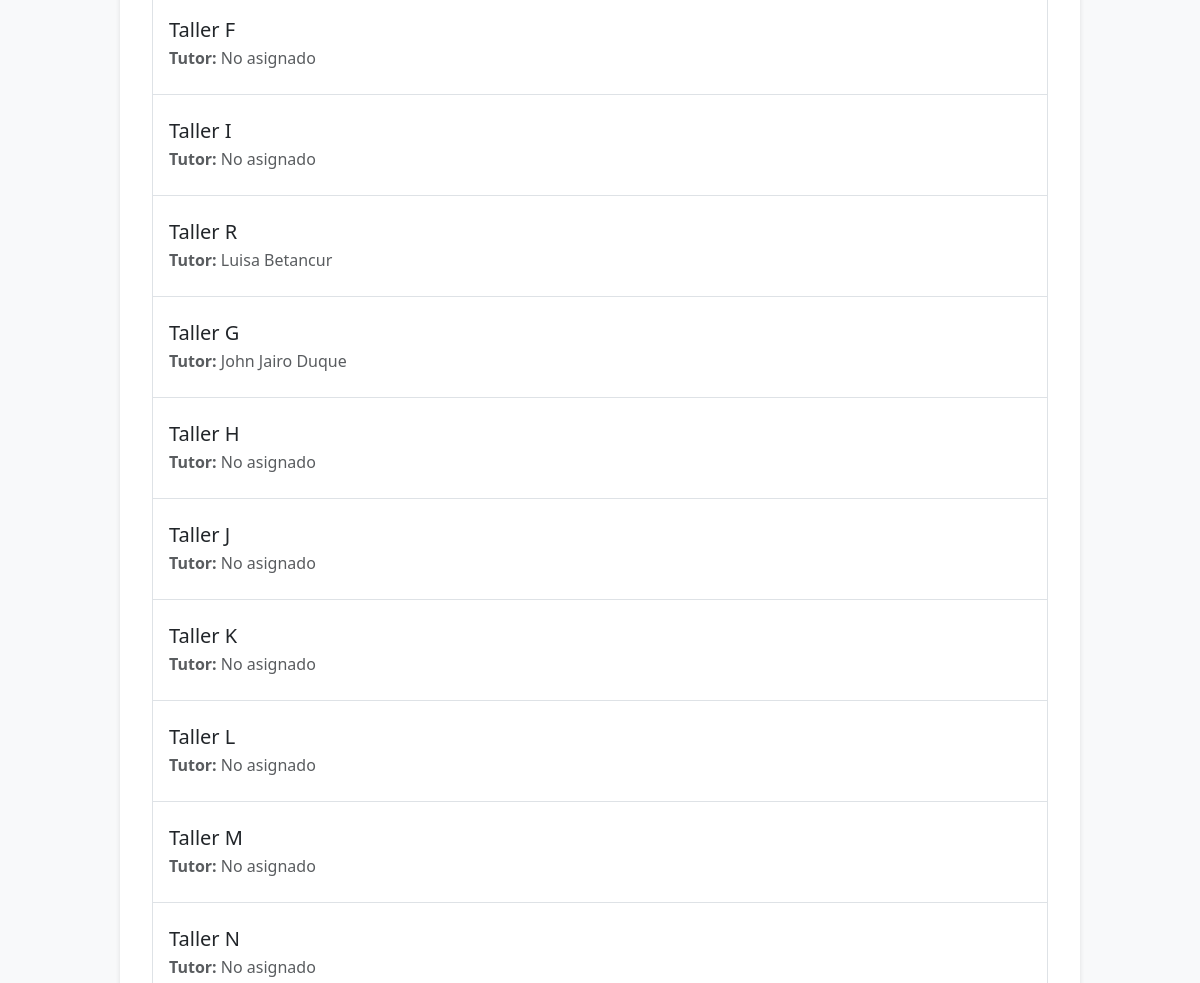
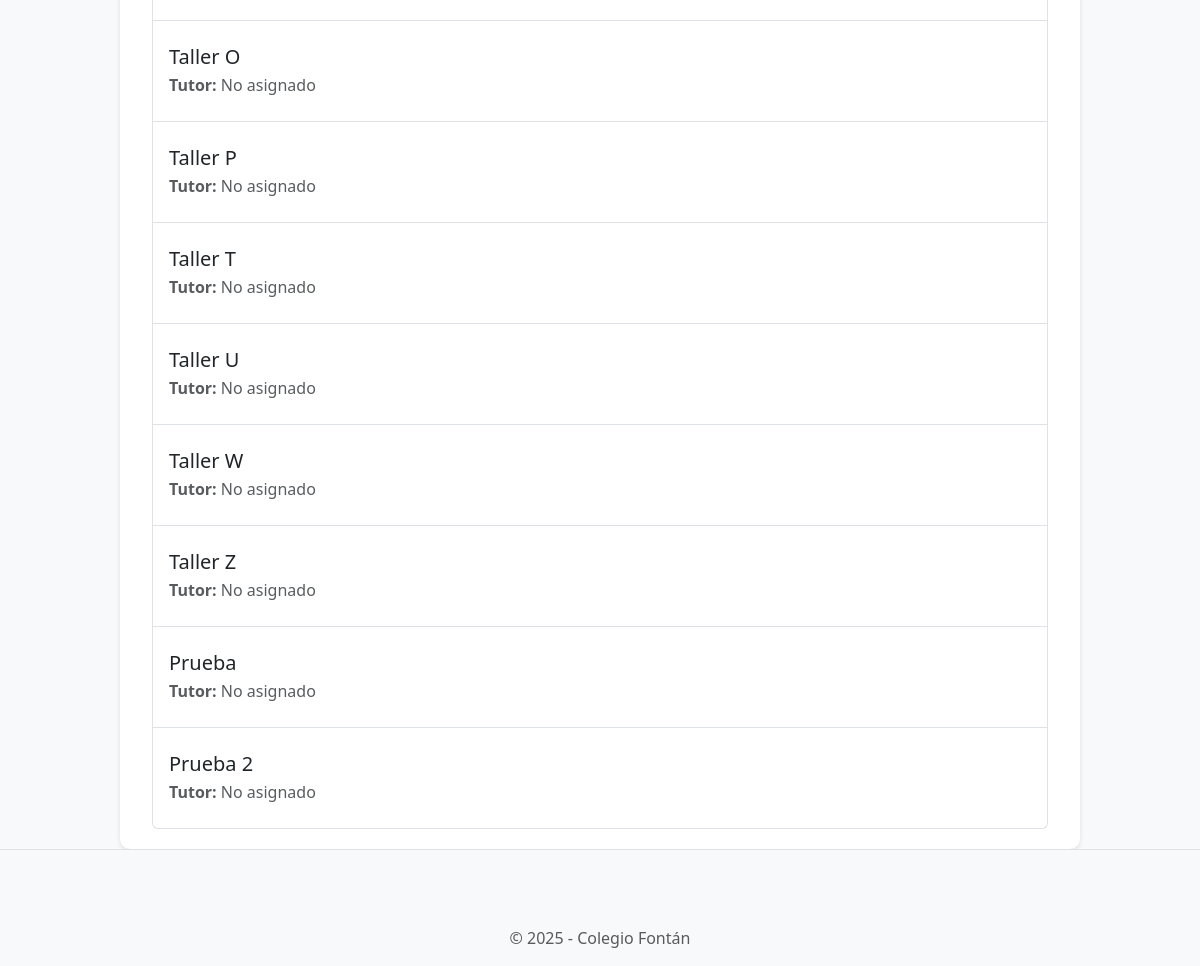
Before: /workshops/list/ (signed in, lower part) with the older database file (2 pictures, top to bottom).
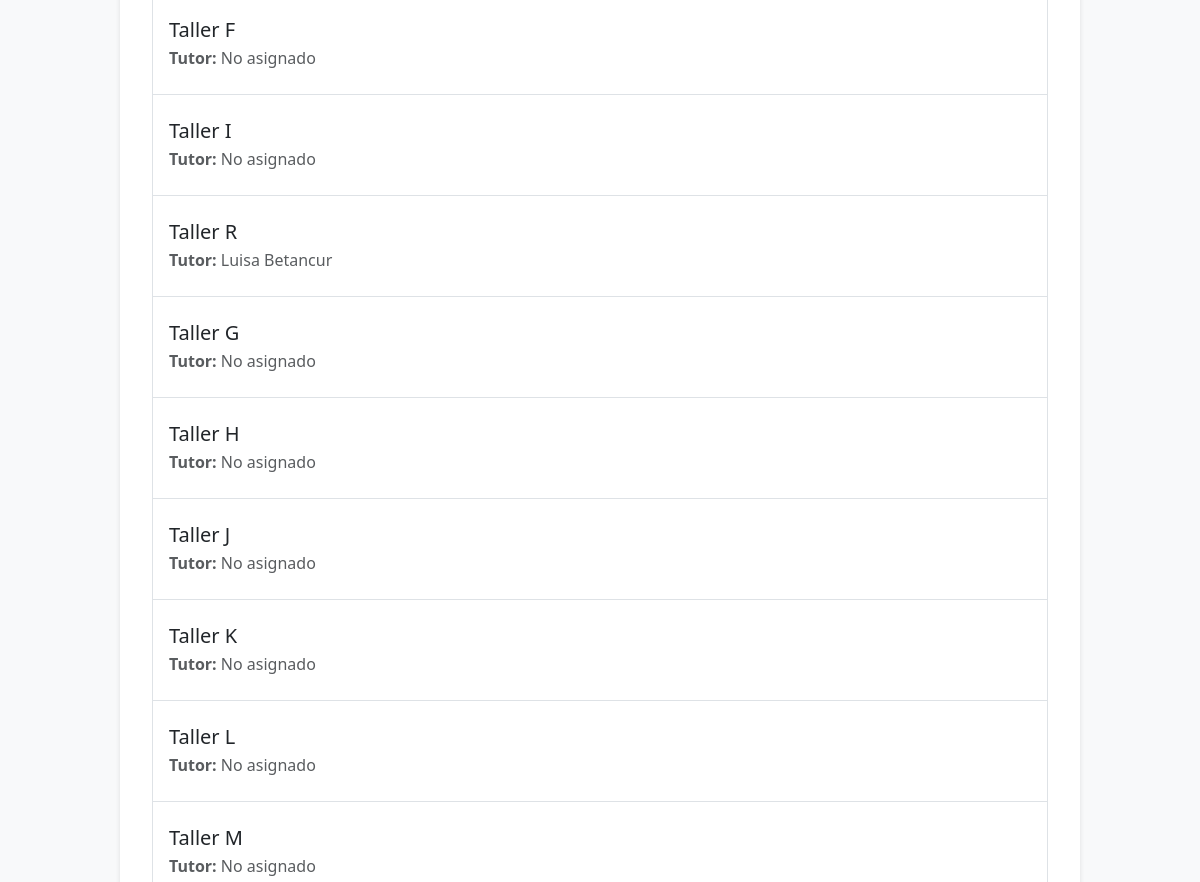
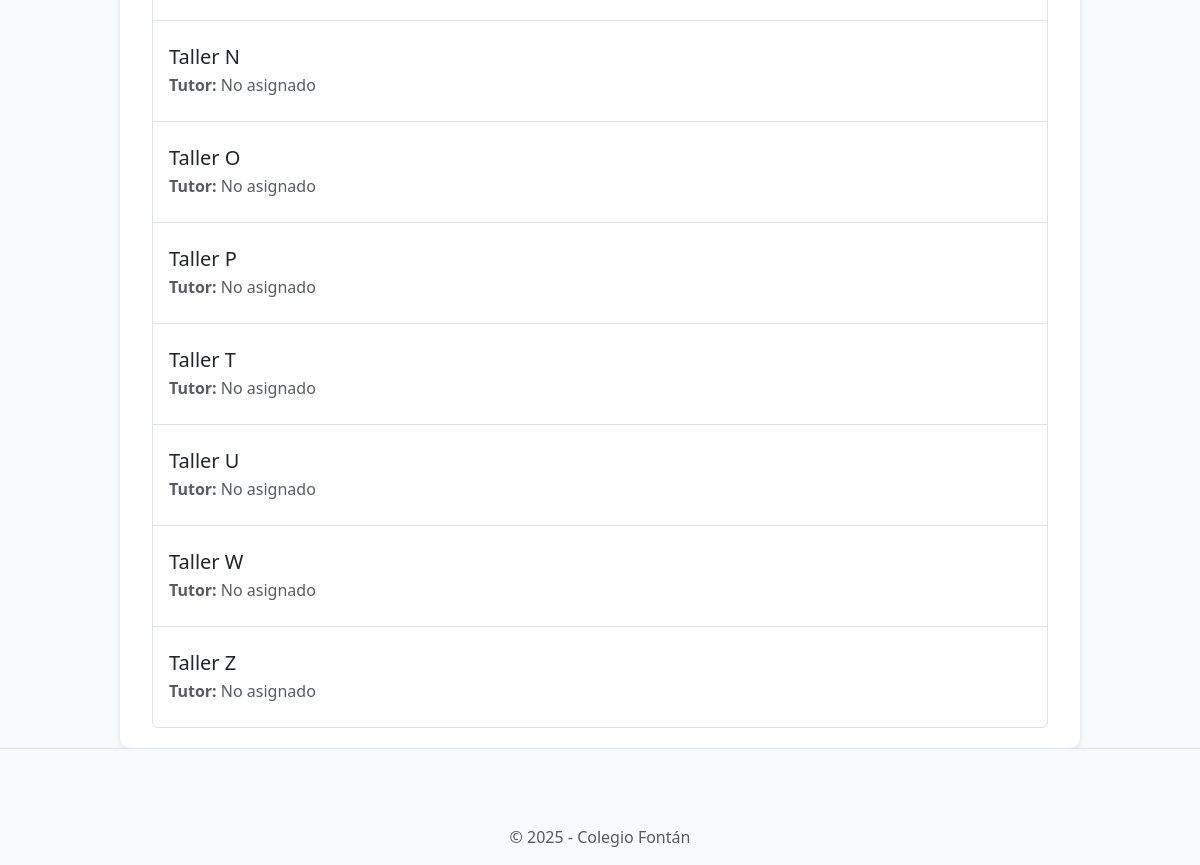
After: the same page with the newer database file (2 pictures, top to bottom).
### workshops/models.py (models this page shows, shortened)
class Workshop(models.Model):
    WORKSHOP_TYPES = [
        ('primary', 'Primaria'),
        ('high_school', 'Bachillerato'),
        ('collective', 'Colectivo'),
    ]
    workshop_id = models.AutoField(primary_key=True)
    name = models.CharField(max_length=100, unique=True)
    tutor = models.ForeignKey(
        'tutors.Tutor',
        on_delete=models.SET_NULL,
        null=True,
        blank=True,
        related_name='workshops'  # Esta línea permite acceder a los talleres desde el tutor
    )
    max_capacity = models.IntegerField(default=25)
    type = models.CharField(
        max_length=20,
        choices=WORKSHOP_TYPES,
        default='primary'
    )

### tutors/models.py (models this page shows, shortened)
class Tutor(models.Model):
    tutor_id = models.AutoField(primary_key=True)
    user = models.OneToOneField(
        User,
        on_delete=models.CASCADE,
        related_name="tutor_profile"
    )
    student = models.ForeignKey(
        Student,
        on_delete=models.SET_NULL,
        null=True,
        blank=True
    )

### workshops/views.py (the view)
# urls.py: path('list/', views.list_workshops, name='list_workshops'),
def list_workshops(request):
    workshops = Workshop.objects.all()
    return render(request, 'workshops/workshops_list.html', {'workshops': workshops})

### workshops/templates/workshops/workshops_list.html (shortened to what this page needs)
{% extends 'base.html' %}
{% block content %}
<div class="container mt-4">
  <div class="list-group">
    {% for workshop in workshops %}
      <a
        href="{% url 'workshops:students_by_workshop' workshop.workshop_id %}" class="list-group-item list-group-item-action py-4">
        <h5 class="mb-1">{{ workshop.name }}</h5>
        <p class="mb-0 text-muted">
          <strong>Tutor:</strong>
          {% if workshop.tutor %}
            {{ workshop.tutor.user.first_name }} {{ workshop.tutor.user.last_name }}
          {% else %}
            No asignado
          {% endif %}
        </p>
      </a>
    {% endfor %}
  </div>
</div>
{% endblock %}

Changed rows visible on the page:
removed Workshop: name "Prueba", shows "No asignado"
removed Workshop: name "Prueba 2", shows "No asignado"
changed Workshop "Taller G": tutor.user.first_name "John Jairo" → (not shown); tutor.user.last_name "Duque" → (not shown); now shows "No asignado"
